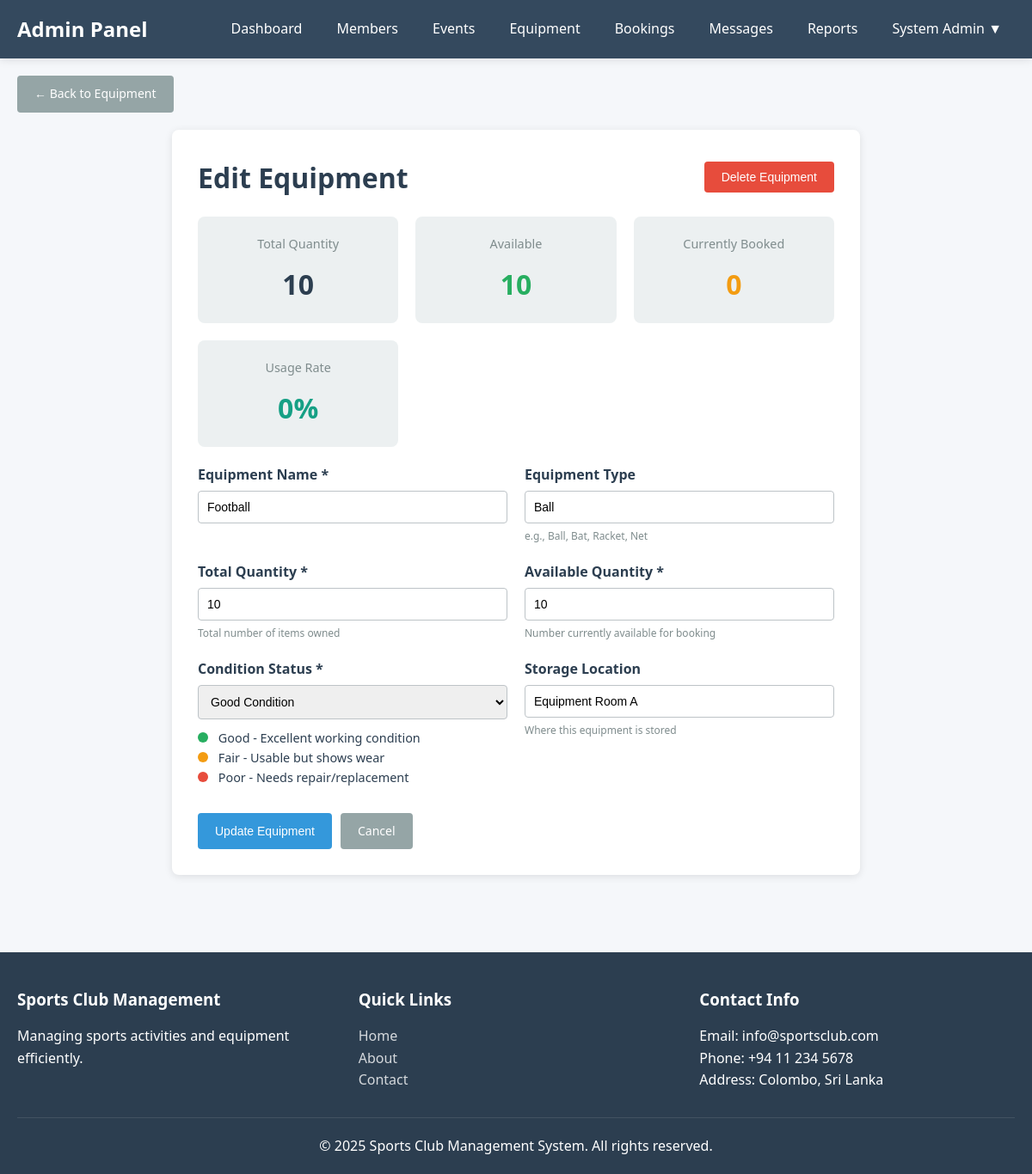
Page /admin/edit_equipment.php?id=1 (signed in) on the committed database.
### tables this page shows
CREATE TABLE equipment (
    equipment_id INT AUTO_INCREMENT PRIMARY KEY,
    equipment_name VARCHAR(100) NOT NULL,
    equipment_type VARCHAR(50),
    quantity_total INT NOT NULL,
    quantity_available INT NOT NULL,
    condition_status ENUM('good', 'fair', 'poor') DEFAULT 'good',
    location VARCHAR(100)
);

### admin/edit_equipment.php (the view, shortened to what this page needs)
<?php
require_once '../includes/config.php';
$equipment_id = isset($_GET['id']) ? (int)$_GET['id'] : 0;
$sql = "SELECT * FROM equipment WHERE equipment_id = ?";
$stmt = $conn->prepare($sql);
$stmt->bind_param("i", $equipment_id);
$stmt->execute();
$result = $stmt->get_result();
$equipment = $result->fetch_assoc();
$booked_qty = $equipment['quantity_total'] - $equipment['quantity_available'];
$usage_percent = $equipment['quantity_total'] > 0 ?
                 round(($booked_qty / $equipment['quantity_total']) * 100) : 0;
?>
<!DOCTYPE html>
<html lang="en">
<head>
    <link rel="stylesheet" href="../css/style.css">
</head>
<body>
    <?php include '../includes/nav_admin.php'; ?>
    <div class="admin-container">
        <a href="manage_equipment.php" class="btn btn-secondary">← Back to Equipment</a>
        <div class="form-container" style="margin-top: 20px;">
            <div style="display: flex; justify-content: space-between; align-items: center; margin-bottom: 20px;">
                <h1>Edit Equipment</h1>
                <button type="button" class="btn btn-danger"
                        onclick="if(confirm('Are you sure you want to delete this equipment? This action cannot be undone.')) {
                            window.location.href='manage_equipment.php?delete=<?php echo $equipment_id; ?>';
                        }">
                    Delete Equipment
                </button>
            </div>
            <div class="equipment-stats">
                <div class="stat-box">
                    <div class="label">Total Quantity</div>
                    <div class="value"><?php echo $equipment['quantity_total']; ?></div>
                </div>
                <div class="stat-box">
                    <div class="label">Available</div>
                    <div class="value" style="color: var(--success-color);">
                        <?php echo $equipment['quantity_available']; ?>
                    </div>
                </div>
                <div class="stat-box">
                    <div class="label">Currently Booked</div>
                    <div class="value" style="color: var(--warning-color);">
                        <?php echo $booked_qty; ?>
                    </div>
                </div>
                <div class="stat-box">
                    <div class="label">Usage Rate</div>
                    <div class="value" style="color: var(--info-color);">
                        <?php echo $usage_percent; ?>%
                    </div>
                </div>
            </div>
            <form method="POST" action="">
                <div class="form-row">
                    <div class="form-group">
                        <label for="equipment_name">Equipment Name *</label>
                        <input type="text" id="equipment_name" name="equipment_name"
                               value="<?php echo htmlspecialchars($equipment['equipment_name']); ?>" required>
                    </div>
                    <div class="form-group">
                        <label for="equipment_type">Equipment Type</label>
                        <input type="text" id="equipment_type" name="equipment_type"
                               value="<?php echo htmlspecialchars($equipment['equipment_type']); ?>">
                        <small>e.g., Ball, Bat, Racket, Net</small>
                    </div>
                </div>
                <div class="form-row">
                    <div class="form-group">
                        <label for="quantity_total">Total Quantity *</label>
                        <input type="number" id="quantity_total" name="quantity_total" min="0"
                               value="<?php echo $equipment['quantity_total']; ?>" required>
                        <small>Total number of items owned</small>
                    </div>
                    <div class="form-group">
                        <label for="quantity_available">Available Quantity *</label>
                        <input type="number" id="quantity_available" name="quantity_available" min="0"
                               value="<?php echo $equipment['quantity_available']; ?>" required>
                        <small>Number currently available for booking</small>
                    </div>
                </div>
                <div class="form-row">
                    <div class="form-group">
                        <label for="condition_status">Condition Status *</label>
                        <select id="condition_status" name="condition_status" required>
                            <option value="good" <?php echo $equipment['condition_status'] == 'good' ? 'selected' : ''; ?>>
                                Good Condition
                            </option>
                        </select>
                        <div style="margin-top: 10px; font-size: 0.9em;">
                            <span class="condition-indicator condition-good"></span> Good - Excellent working condition<br>
                            <span class="condition-indicator condition-fair"></span> Fair - Usable but shows wear<br>
                            <span class="condition-indicator condition-poor"></span> Poor - Needs repair/replacement
                        </div>
                    </div>
                    <div class="form-group">
                        <label for="location">Storage Location</label>
                        <input type="text" id="location" name="location"
                               value="<?php echo htmlspecialchars($equipment['location']); ?>">
                        <small>Where this equipment is stored</small>
                    </div>
                </div>
                <div class="form-actions">
                    <button type="submit" class="btn btn-primary">Update Equipment</button>
                    <a href="manage_equipment.php" class="btn btn-secondary">Cancel</a>
                </div>
            </form>
        </div>
    </div>
    <?php include '../includes/footer.php'; ?>
</body>
</html>

### css/style.css (style rules this page uses)
* { margin: 0; padding: 0; box-sizing: border-box; }
:root { --primary-color: #2c3e50; --secondary-color: #3498db; --success-color: #27ae60; --danger-color: #e74c3c; --warning-color: #f39c12; --info-color: #16a085; --light-bg: #ecf0f1; --dark-text: #2c3e50; --light-text: #7f8c8d; --border-color: #bdc3c7; --shadow: 0 2px 10px rgba(0,0,0,0.1); }
body { font-family: 'Segoe UI', Tahoma, Geneva, Verdana, sans-serif; line-height: 1.6; color: var(--dark-text); background: #f5f7fa; }
.btn { display: inline-block; padding: 10px 20px; border: none; border-radius: 4px; cursor: pointer; text-decoration: none; transition: all 0.3s; font-size: 14px; text-align: center; }
.btn-primary { background: var(--secondary-color); color: white; }
.btn-danger { background: var(--danger-color); color: white; }
.btn-secondary { background: #95a5a6; color: white; }
.form-container { max-width: 800px; margin: 20px auto; background: white; padding: 30px; border-radius: 8px; box-shadow: var(--shadow); }
.form-group { margin-bottom: 20px; }
.form-group label { display: block; margin-bottom: 5px; font-weight: 600; color: var(--dark-text); }
.form-group input, .form-group select, .form-group textarea { width: 100%; padding: 10px; border: 1px solid var(--border-color); border-radius: 4px; font-size: 14px; transition: border 0.3s; }
.form-group small { display: block; margin-top: 5px; color: var(--light-text); font-size: 12px; }
.form-row { display: flex; gap: 20px; margin-bottom: 20px; }
.form-row .form-group { flex: 1; margin-bottom: 0; }
.form-actions { display: flex; gap: 10px; margin-top: 30px; }
.condition-good { background: #d4edda; color: #155724; }
.condition-fair { background: #fff3cd; color: #856404; }
.condition-poor { background: #f8d7da; color: #721c24; }
.admin-container { max-width: 1400px; margin: 0 auto; padding: 20px; }

### admin/edit_equipment.php (style rules this page uses)
.equipment-stats { display: grid; grid-template-columns: repeat(auto-fit, minmax(200px, 1fr)); gap: 20px; margin: 20px 0; }
.stat-box { background: var(--light-bg); padding: 20px; border-radius: 8px; text-align: center; }
.stat-box .label { color: var(--light-text); font-size: 0.9em; margin-bottom: 10px; }
.stat-box .value { font-size: 2em; font-weight: bold; color: var(--dark-text); }
.condition-indicator { display: inline-block; width: 12px; height: 12px; border-radius: 50%; margin-right: 8px; }
.condition-good { background-color: #27ae60; }
.condition-fair { background-color: #f39c12; }
.condition-poor { background-color: #e74c3c; }

### rows in the picture
equipment: quantity_total "10", quantity_available "10", booked_qty "0", usage_percent "0", equipment_name "Football", equipment_type "Ball", condition_status "Good Condition", location "Equipment Room A"

### other values in the picture
$_SESSION['admin_name'] "System Admin"
